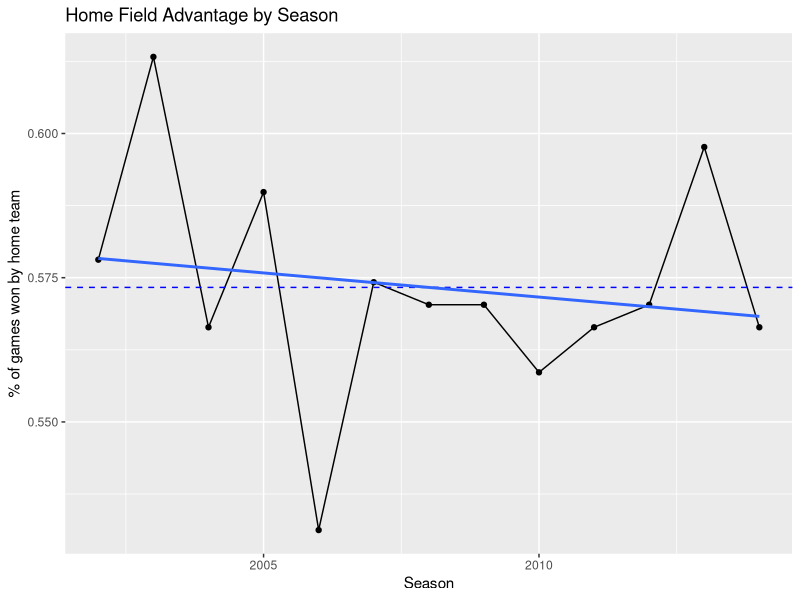
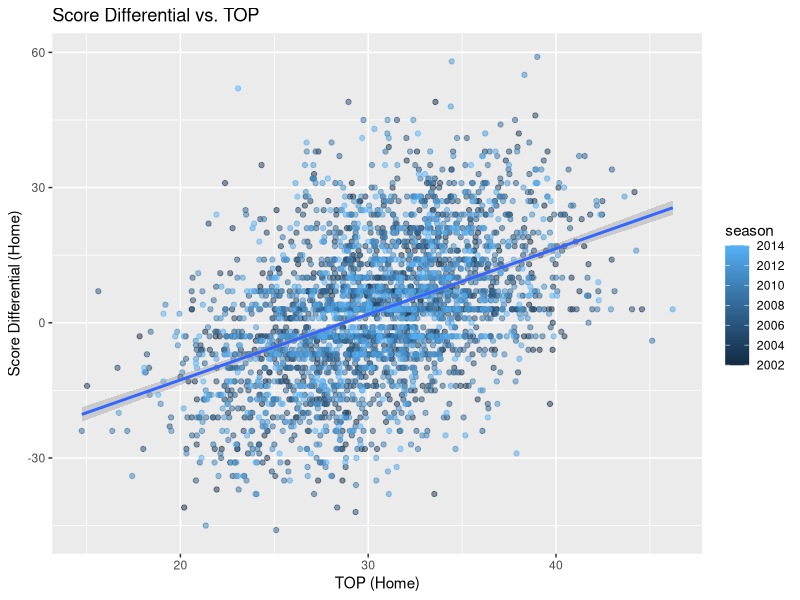
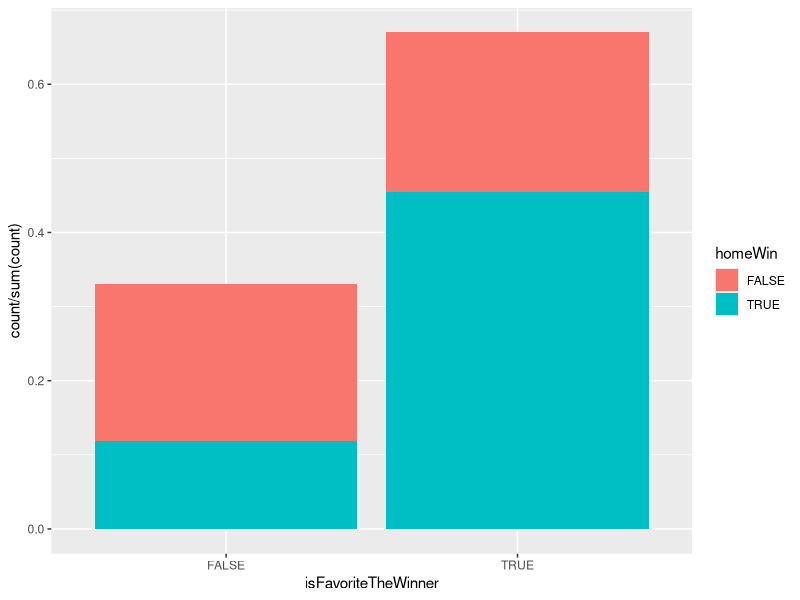
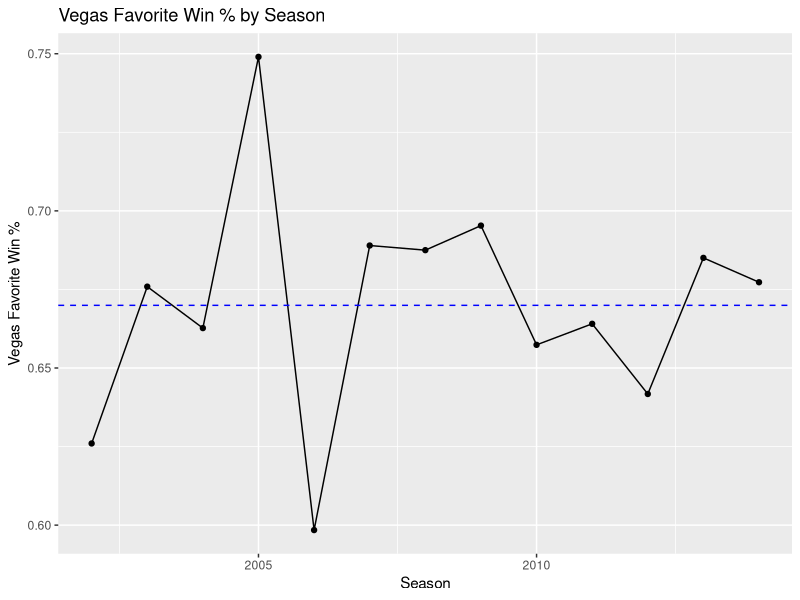
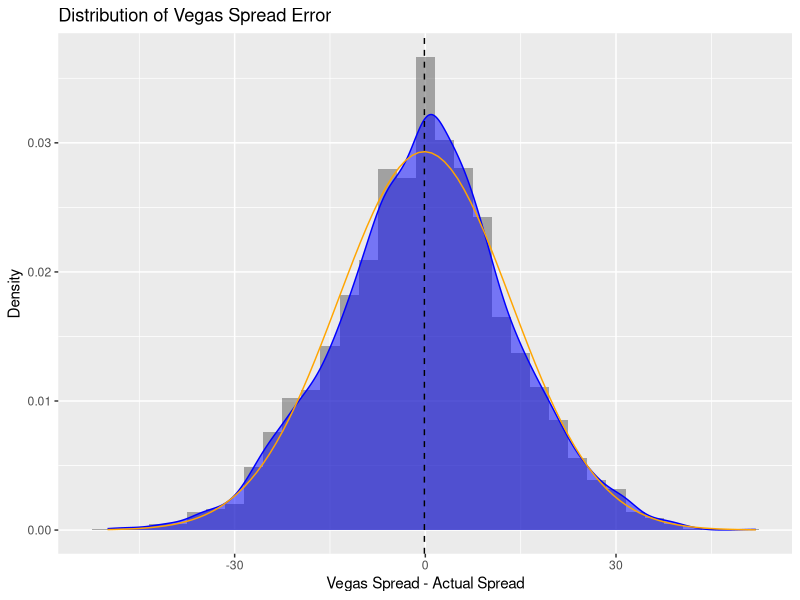
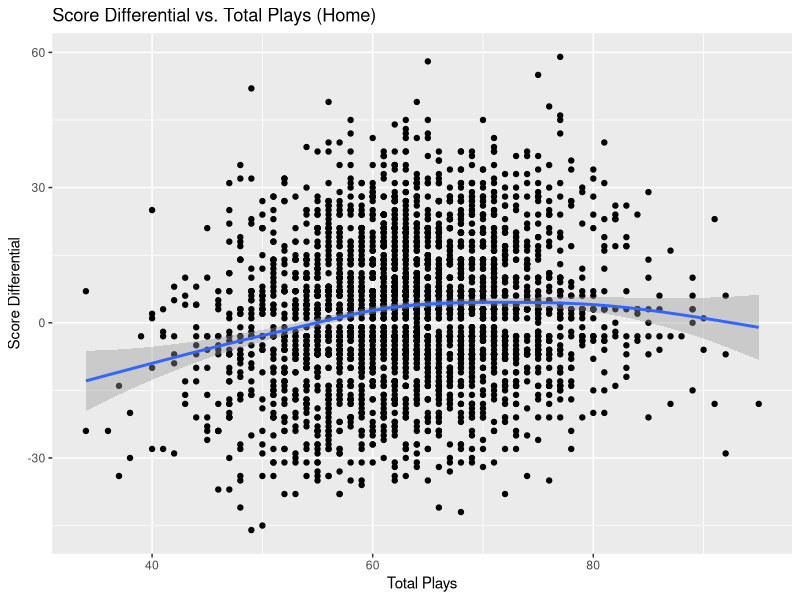
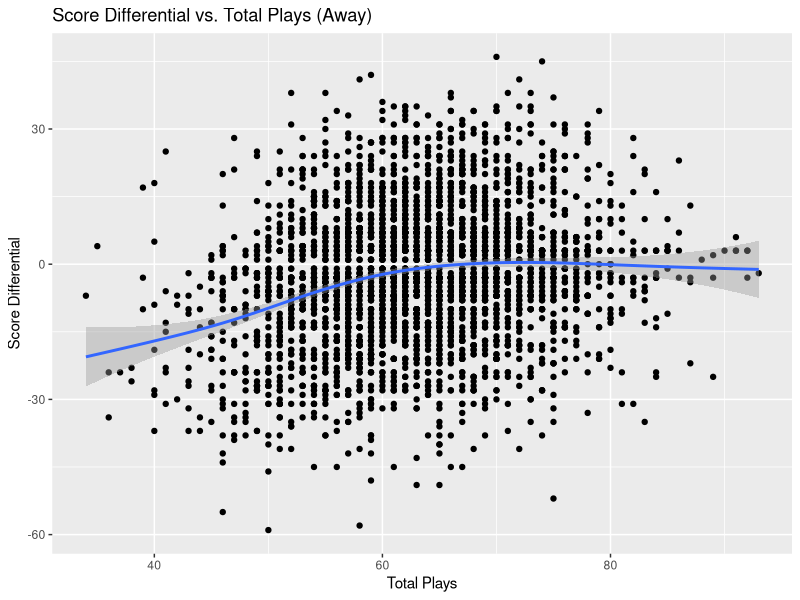
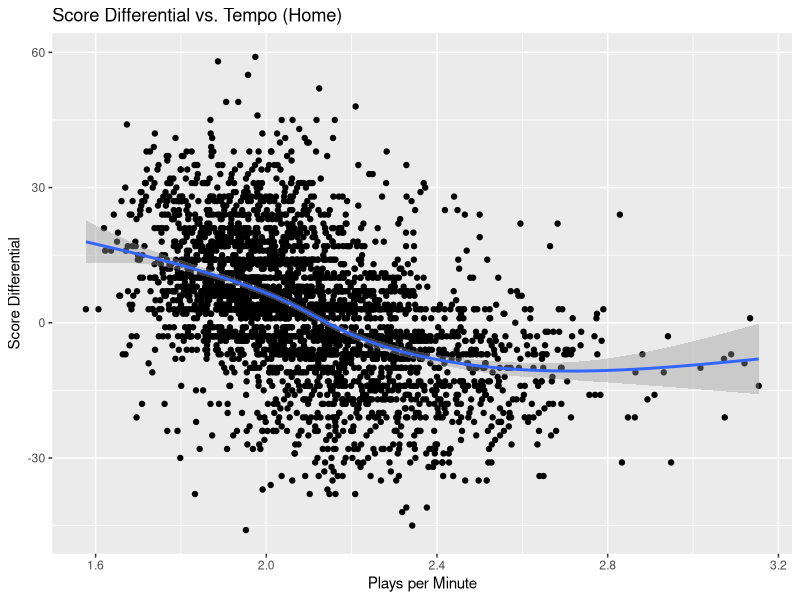

R code for these plots, in order:
## ---- chunk 1
knitr::opts_chunk$set(echo = TRUE)
## ---- chunk 2
library(tidyverse)

scores <- read_csv("scoresFull.csv")

scores_df <- scores %>%
  filter(week %in% as.character(1:17)) %>%  # Regular season only
  mutate(day = as.factor(day)) %>%
  discard(is.character) %>%
  mutate(awayWin = (AFinal > HFinal),
         homeWin = (HFinal > AFinal),
         awayYPC = awayRushYds / awayRushAtt,
         homeYPC = homeRushYds / homeRushAtt,
         awayYPA = awayPassYds / awayPassAtt,
         homeYPA = homePassYds / homePassAtt,
         awayTPP = Aturnovers / AtotalPlays,
         homeTPP = Hturnovers / HtotalPlays,
         away3rdPct = away3rdConv / away3rdAtt,
         home3rdPct = home3rdConv / home3rdAtt,
         awayPenPerPlay = awayNumPen / AtotalPlays,
         homePenPerPlay = homeNumPen / HtotalPlays,
         homePlaysPerMinute = HtotalPlays / homeTOP,
         awayPlaysPerMinute = AtotalPlays / awayTOP,
         isFavoriteTheWinner = (homeSpread > 0 & homeWin) | (homeSpread < 0 & !homeWin),
         spread_diff = homeSpread - HminusAScore)
# Maybe add some differential metrics
## ---- chunk 3
scores_df %>%
  select(homeWin, season) %>%
  group_by(season, homeWin) %>%
  summarize(value = n()) %>%
  mutate(value = value / sum(value)) %>%
  filter(homeWin == TRUE) %>%
  ggplot(aes(x = season, y = value)) +
  #geom_bar(stat = "identity") +
  geom_line() +
  geom_point() +
  geom_hline(aes(yintercept = mean(value)), color = "blue", linetype = "dashed") +
  geom_smooth(method = lm, se = FALSE) +
  labs(x = "Season", y = "% of games won by home team", title = "Home Field Advantage by Season")
  # Text positioning: https://stackoverflow.com/a/12019601
  #  geom_text(aes(label=round(value, 3)), position=position_dodge(width=0.9), vjust=-0.25)

scores_df %>%
  select(homeWin, day) %>%
  group_by(day, homeWin) %>%
  summarize(value = n()) %>%
  mutate(value = value / sum(value))
## ---- chunk 4
ggplot(scores_df, aes(x = homeTOP, y = HminusAScore)) +
  geom_point(aes(color = season), alpha = 0.5) +
  geom_smooth(method = lm) +
  labs(title = "Score Differential vs. TOP", x = "TOP (Home)", y = "Score Differential (Home)")
## ---- chunk 5
# Remove pick-em games
scores_df %>%
  filter(homeSpread != 0) %>%
  ggplot(aes(x = isFavoriteTheWinner)) +
  geom_bar(aes(y = stat(count / sum(count)), fill = homeWin)) # Proportion from https://ggplot2.tidyverse.org/reference/stat.html

scores_df %>%
  filter(homeSpread != 0) %>%
  select(season, isFavoriteTheWinner) %>%
  group_by(season) %>%
  summarize(vegasCorrectPct = sum(isFavoriteTheWinner) / n()) %>%
  ggplot(aes(x = season, y = vegasCorrectPct)) + 
  geom_line() +
  geom_point() +
  geom_hline(aes(yintercept = mean(vegasCorrectPct)), color = "blue", linetype="dashed") +
  labs(title = "Vegas Favorite Win % by Season", x = "Season", y = "Vegas Favorite Win %")
## ---- chunk 6
# RMSE of predicted spread vs. actual
scores_df %>%
  group_by(season) %>%
  summarise(spread_rmse = sqrt(mean(spread_diff^2)))

# Histogram of predicted spread - actual
ggplot(scores_df, aes(x = spread_diff)) +
  geom_histogram(binwidth = 3, aes(y = stat(density)), alpha = 0.5) +
  geom_density(kernel = "gaussian", fill = "blue", alpha = 0.5, color = "blue") +
  # Referenced code: https://stackoverflow.com/a/13609916
  stat_function(fun = dnorm, args = list(mean = mean(scores_df$spread_diff), sd = sd(scores_df$spread_diff)), color = "orange") +
  geom_vline(aes(xintercept = mean(spread_diff)), linetype = "dashed") +
  labs(title = "Distribution of Vegas Spread Error", x = "Vegas Spread - Actual Spread", y = "Density")
## ---- chunk 7
# Total plays
scores_df %>%
  ggplot(aes(x = HtotalPlays, y = HminusAScore)) +
  geom_point() +
  geom_smooth() +
  labs(title = "Score Differential vs. Total Plays (Home)", x = "Total Plays", y = "Score Differential")

scores_df %>%
  ggplot(aes(x = AtotalPlays, y = -HminusAScore)) +
  geom_point() +
  geom_smooth() +
  labs(title = "Score Differential vs. Total Plays (Away)", x = "Total Plays", y = "Score Differential")

# Plays per minute
scores_df %>%
  ggplot(aes(x = homePlaysPerMinute, y = HminusAScore)) +
  geom_point() +
  geom_smooth() +
  labs(title = "Score Differential vs. Tempo (Home)", x = "Plays per Minute", y = "Score Differential")

scores_df %>%
  ggplot(aes(x = awayPlaysPerMinute, y = -HminusAScore)) +
  geom_point() +
  geom_smooth() +
  labs(title = "Score Differential vs. Tempo (Away)", x = "Plays per Minute", y = "Score Differential")
## ---- chunk 8
scores_df %>%
  ggplot(aes(x = homeYPC, y = homeYPA, color = homeWin)) +
  geom_point(alpha = 0.3) +
  geom_smooth(method = lm)

scores_df %>%
  ggplot(aes(x = awayYPC, y = awayYPA, color = awayWin)) +
  geom_point(alpha = 0.3) +
  geom_smooth(method = lm)

scores_df %>%
  ggplot(aes(x = homeYPA, color = homeWin, fill = homeWin)) +
  geom_density(alpha = 0.5) +
  labs(title = "Distribution of Yards per Passing Attempt (Home)", x = "Yards Per Attempt", y = "Density")

scores_df %>%
  ggplot(aes(x = awayYPA, color = awayWin, fill = awayWin)) +
  geom_density(alpha = 0.5) +
  labs(title = "Distribution of Yards per Passing Attempt (Away)", x = "Yards Per Attempt", y = "Density")

scores_df %>%
  ggplot(aes(x = homeYPC, color = homeWin, fill = homeWin)) +
  geom_density(alpha = 0.5) +
  labs(title = "Distribution of Yards per Carry (Home)", x = "Yards Per Carry", y = "Density")

scores_df %>%
  ggplot(aes(x = awayYPC, color = awayWin, fill = awayWin)) +
  geom_density(alpha = 0.5) +
  labs(title = "Distribution of Yards per Carry (Away)", x = "Yards Per Carry", y = "Density")
## ---- chunk 9
scores_df %>%
  mutate(avgRushYds = (homeRushYds + awayRushYds) / 2,
         avgPassYds = (homePassYds + awayPassYds) / 2) %>%
  group_by(season) %>%
  summarize(avgRushYds = mean(avgRushYds), avgPassYds = mean(avgPassYds)) %>%
  pivot_longer(2:3, names_to = "type", values_to = "value") %>%
  ggplot(aes(x = season, y = value, fill = type)) +
  geom_bar(stat = "identity") +
  labs(title = "Average Yards Gained by Season", x = "Season", y = "Average Yards Gained")
## ---- chunk 10
(principal_components <- prcomp(select(scores_df, homeTOP, homeYPC, homeYPA, awayYPC, awayYPA, HtotalPlays, AtotalPlays) , scale = TRUE))
biplot(principal_components, xlabs = rep(".", nrow(scores_df)), cex = 1.5)
## ---- chunk 11
library(caret)

get_test_accuracy <- function(model, testData) {
   # Make predictions
  preds <- predict(model, newdata = testData)
  
  # Create confusion matrix
  confusion_matrix <- table(preds, testData$homeWin)
  
  # Return accuracy rate
  sum(diag(confusion_matrix))/sum(confusion_matrix)
}

supervised_learning_vars <- names(select(scores_df, 
                                         -matches("[A,H]Q[1-4]"),
                                         -matches("[A,H]OT2?"),
                                         -matches("[A,H]Final"),
                                         -startTime,
                                         -duration,
                                         -isFavoriteTheWinner,
                                         -spread_diff,
                                         #-homeWin,
                                         -awayWin,
                                         -starts_with("season"),
                                         -HminusAScore
                                         ))

df <- scores_df %>% select(supervised_learning_vars) %>% mutate(homeWin = as.factor(homeWin))
# Set seed for reproducibility
set.seed(1)

# Referenced code from caret vignette: https://topepo.github.io/caret/data-splitting.html
# Uses stratified random sampling
trainIndex <- createDataPartition(df$homeWin, p = .8, 
                                  list = FALSE,
                                  times = 1) %>%
    as.vector()

# Split into train and test
scoresTrain <- df[trainIndex,]
scoresTest  <- df[-trainIndex,]

# Do repeated cross validation 3 times
train_control <- trainControl(method = "cv", number = 3)

# Build the random forest model using default tuning grid (mtry)
random_forest_fit <- train(homeWin ~ ., data = scoresTrain, method = "rf",
 trControl=train_control,
 #preProcess = c("center", "scale"),
 tuneGrid = expand.grid(mtry = c(7)))

# Accuracy (cross-validation)
random_forest_fit$results$Accuracy

# Accuracy on holdout test data
get_test_accuracy(random_forest_fit, scoresTest)

# Do a prediction
class(predict(random_forest_fit, newdata = scoresTest %>% head(1)))
## ---- chunk 12
# Set seed for reproducibility
set.seed(1)

# Build the classification tree model using default tuning grid (cp)
tree_fit <- train(homeWin ~ ., data = scoresTrain, method = "rpart",
 trControl=train_control,
 #preProcess = c("center", "scale"),
)

# Accuracy (cross-validation)
tree_fit$results$Accuracy

# Accuracy on holdout test data
get_test_accuracy(tree_fit, scoresTest)

# Do a prediction
predict(tree_fit, newdata = scoresTest %>% head(1))
